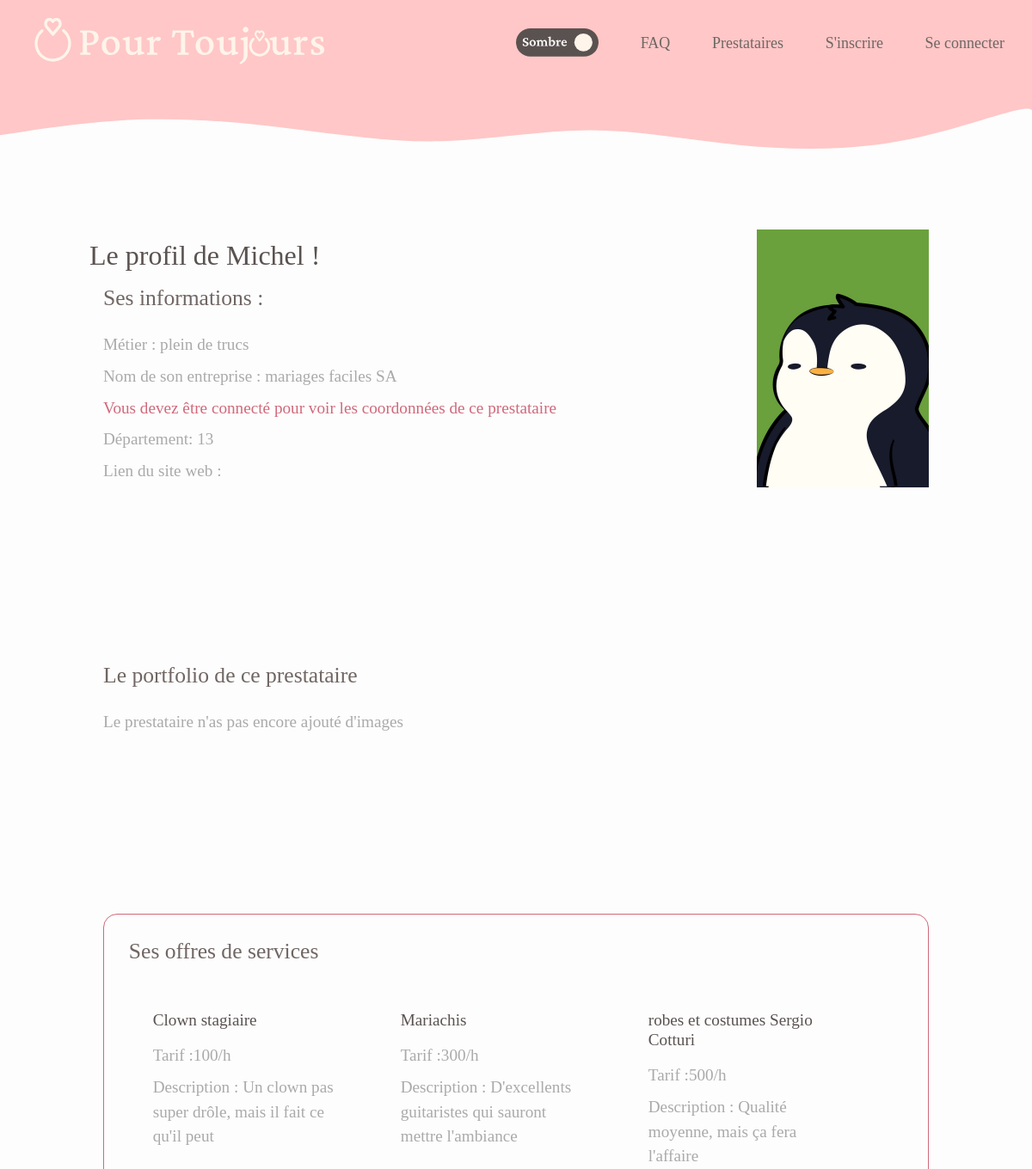
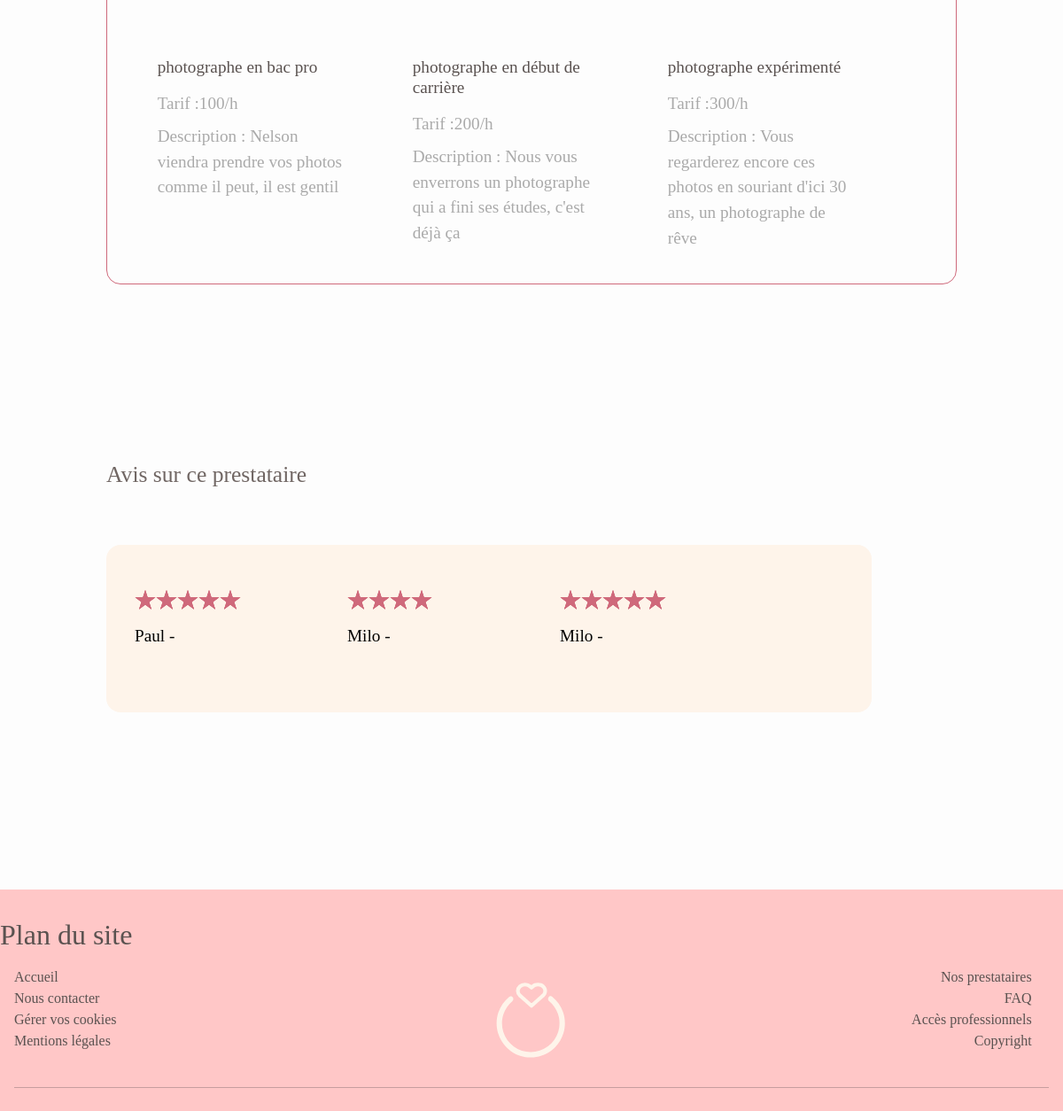
/pro_profile_for_user.php?pro=4, run on the app's committed database (2 pictures, top to bottom).
### tables this page shows
CREATE TABLE PRESTATAIRE(
	id INTEGER PRIMARY KEY auto_increment,
	nomEntreprise VARCHAR(30),
	telPro CHAR(10),
	emailPro VARCHAR(60),
	metier VARCHAR(20),
	description VARCHAR(255),
	photoProfil VARCHAR(40) DEFAULT 'default_pp.jpg',
	lienSiteWeb VARCHAR(100),
	signature VARCHAR(100),
	personne INTEGER NOT NULL UNIQUE REFERENCES PERSONNE(id)
);

CREATE TABLE PERSONNE(
	id INTEGER PRIMARY KEY auto_increment,
	nomComplet VARCHAR(70),
	nomPrefere VARCHAR(50),
	date_naissance DATE,
	genre CHAR(1),
	email VARCHAR(60),
	mot_de_passe VARCHAR(255),
	numero_tel CHAR(10),
	departement CHAR(3),
	cle INTEGER,
	confirme INTEGER DEFAULT 0,
	date_inscription DATETIME DEFAULT NOW(),
	estAdmin TINYINT(1) DEFAULT 0
);

CREATE TABLE SERVICE(
	id INTEGER PRIMARY KEY auto_increment,
	nom VARCHAR(40),
	type CHAR(1),
	tarif FLOAT,
	description VARCHAR(100),
	prestataire INTEGER NOT NULL REFERENCES PRESTATAIRE(id)
);

### pro_profile_for_user.php (the view, shortened to what this page needs)
<!DOCTYPE html>
<html>
    <head>
        <?php include('includes/common_head.php'); ?>
        <link rel="stylesheet" href="style/pro_profile.css">
    </head>
    <body>
        <?php include('includes/header.php'); ?>
        <main>
            <?php
                    $welcome_title = 'Le profil de ';
                    $info_det = 'Ses';
                    $company_det = "son";
                    $id_presta = htmlspecialchars($_GET['pro']);
                    if (isset($id_presta)){
                        $q = 'SELECT nomPrefere, email, departement, nomEntreprise, emailPro, telPro, metier, photoProfil, lienSiteWeb FROM prestataire INNER JOIN PERSONNE ON PRESTATAIRE.personne = PERSONNE.id WHERE PRESTATAIRE.id = :id';
                        $req = $bdd->prepare($q);
                        $req->execute(['id' => $id_presta]);
                        $results = $req->fetchAll(PDO::FETCH_ASSOC);
                    } else {
                        header('location:search_pro.php?message=Il y a eu une erreur, veuillez réessayer');
                        exit;
                    }
            ?>
            <section id="profile">
                <div>
                    <?php
                         if (isLogged()){
                            echo ' <h2>' . $welcome_title . $results[0]['nomPrefere'] .' !<a href="control_pannel.php?page=messages&destinataire='. $results[0]['email'] . '"><img src="images/presta_contact_icon.svg"></a></h2>';
                         } else {
                             echo ' <h2>' . $welcome_title . $results[0]['nomPrefere'] .' !</h2>';
                         }
                    echo '
                            <h3>' . $info_det .' informations :</h3>
                            <p>Métier : ' . $results[0]['metier'] .'</p>
                            <p>Nom de '. $company_det . ' entreprise : ' . $results[0]['nomEntreprise']  .'</p>';
                        if (isLogged()){
                            echo '<p>Email : ' . $results[0]['emailPro'] . '</p>
                            <p>Tel pro : '. $results[0]['telPro'] .'</p>';
                        } else {
                            echo '<p id="message">Vous devez être connecté pour voir les coordonnées de ce prestataire</p>';
                        }
                    echo '<p>Département: ' . $results[0]['departement'] . '</p>
                    <p>Lien du site web : <a target="_blank" href="'. $results[0]['lienSiteWeb'] . '">' .$results[0]['lienSiteWeb']. '</a></p>
                    ';
                    ?>
                </div>
                <?= '<img src="images/prestataires/' . $results[0]['photoProfil']. '">' ;?>
            </section>
            <section id="portfolio">
                <h3>Le portfolio de ce prestataire</h3>
                <div id="show_portfolio">
                    <?php
                        $q ='SELECT id, nom, description FROM PORTFOLIO_IMAGES WHERE prestataire = :id';
                        $req = $bdd->prepare($q);
                        $req -> execute([
                            'id' => $id_presta
                    ]);
                    $results = $req->fetchAll(PDO::FETCH_ASSOC);
                    if(count($results) == 0){
                        echo '<p>Le prestataire n\'as pas encore ajouté d\'images</p>';
                    }
                    ?>
            </section>
            <section id="services">
                <h3>Ses offres de services</h3>
                <div id="show_services">
                    <?php
                        $q ='SELECT id,nom,tarif,description,prestataire FROM SERVICE WHERE prestataire = :id';
                        $req = $bdd->prepare($q);
                        $req -> execute([
                            'id' => $id_presta
                    ]);
                    $results = $req->fetchAll(PDO::FETCH_ASSOC);
                    foreach($results as $key => $service){
                        echo '
                        <div class="service-card">
                        <h4>'. $service['nom'].'</h4>
                        <p>Tarif :'. $service['tarif'].'/h</p>
                        <p>Description : '. $service['description'].'</p>
                        </div>
                        ';
                    }
                    ?>
                 </div>
            </section>
            <h3>Avis sur ce prestataire</h3>
            <section id="reviews">
            <?php
                $q = 'SELECT (SELECT nomPrefere FROM personne WHERE id = utilisateur) AS nom_client, note, contenu, date_envoi FROM COMMENTAIRE WHERE prestataire = :prestataire' ;
                $req = $bdd->prepare($q);
                $req -> execute([
                    'prestataire' => $id_presta
                ]);
                $result = $req -> fetchAll(PDO::FETCH_ASSOC);
                    foreach($result as $key => $commentaire){
                        echo '
                            <div>
                            <p class="comment">'. $commentaire['contenu']. '</p>
                            <div class="rating">';
                                for($i = 0; $i<$commentaire['note']; $i++){
                                echo '<img src="images/rating_red_star.svg">';
                                }
                        echo '</div>
                            <p>'. $commentaire['nom_client']. ' - ' . $commentaire['date_envoi'] . '</p>
                        </div>';
                    }
            ?>
            </section>
        </main>
        <?php include('includes/footer.php'); ?>
    </body>
</html>

### style/index.css (style rules this page uses)
* { box-sizing: border-box; }
body { margin: 0; background-color: var(--dark_white); }
html { font-size: 16px; }
body { font-family: 'Crimson Pro'; }
main { min-height: 100vh; }
h2 { margin: 16px 0; color : var(--dark_grey) ; text-align: center; font-size: 1.7rem; }
h3 { text-align: center; font-size: 1.2rem; font-weight: bold; color: var(--grey2); }
p { font-size: 1.2rem; font-weight: bold; color: var(--grey2); }
main { padding: 0 10vw; }
section { margin-bottom: 150px; }
@media screen and (min-width: 900px) { section { margin: 200px 0; } }

### style/pro_profile.css (style rules this page uses)
section { margin-top: 64px; }
h2 { margin-left: -16px; font-size: 2rem; text-align: left; }
h3 { margin-bottom: 24px; text-align: left; font-size: 1.6rem; font-weight: normal; }
h4 { font-size: 1.2rem; margin-bottom: 16px; color: var(--dark_grey) }
p#message { color : var(--dark_pink) ; }
p { margin-bottom: 8px; color: #aaa; font-weight: normal; }
#profile { display: flex; flex-direction: column; justify-content: space-between; }
#profile > img { height: 300px; width: 200px; align-self: center; object-fit : cover; }
@media screen and (min-width: 700px) { #profile { flex-direction: row; } }
@media screen and (min-width: 700px) { #profile > img { height: 300px; width: 200px; object-fit : cover; } }
#services { border :var(--dark_pink) solid 1px; border-radius: 16px; -webkit-border-radius: 16px; -moz-border-radius: 16px; -ms-border-radius: 16px; -o-border-radius: 16px; padding-left: 3%; PADDING-TOP: 3% }
#services > div { display: flex; flex-wrap: wrap; }
#services > div > div { width: 100%; margin-bottom: 64px; padding-right: 2%; }
@media screen and (min-width: 700px) { #services > div > div { width: 44%; margin: 3%; } }
@media screen and (min-width: 1000px) { #services > div > div { width: 25%; margin: 3% } }
#show_portfolio { display: flex; align-items: center; overflow-x: scroll; }
#reviews { padding: 32px; background-color: var(--beige); border-radius: 16px; -webkit-border-radius: 16px; -moz-border-radius: 16px; -ms-border-radius: 16px; -o-border-radius: 16px; }
#reviews p { color: black; }
#reviews { display: flex; overflow-x: scroll; width: 100%; flex-direction: row; }
#reviews > div { margin-bottom: 32px; min-width:120%; }
.rating { margin: 16px 0; }
@media screen and (min-width: 700px) { #reviews { width : 70vw; } }
@media screen and (min-width: 700px) { #reviews > div { min-width: 55%; } }
@media screen and (min-width: 1000px) { #reviews { width : 90%; } }
@media screen and (min-width: 1000px) { #reviews > div { min-width: 30%; } }

### style/colors.css (style rules this page uses)
:root { --light_pink : #FFC7C7 ; --beige : #FEF4EA; --dark_white : #FDFDFD ; --dark_pink : #CF697B; --dark-grey : #5A5250; --grey2 : #706663; --place_holder : #aaaaaa; --transparent_grey :#ADA9A8 ; }
.lightmode { --light_pink : #FFC7C7 ; --beige : #FEF4EA; --dark_white : #FDFDFD ; --dark_pink : #CF697B; --dark_grey : #5A5250; --grey2 : #706663; --place_holder : #aaaaaa; --transparent_grey :#ADA9A8 ; }

### data on the page
prestataire: personne.nomPrefere "Michel", metier "plein de trucs", nomEntreprise "mariages faciles SA", personne.departement "13", photoProfil (placeholder picture)
service: nom "Clown stagiaire", tarif "100", description "Un clown pas super drôle, mais il fait ce qu'il peut"
service: nom "Mariachis", tarif "300", description "D'excellents guitaristes qui sauront mettre l'ambiance"
service: nom "robes et costumes Sergio Cotturi", tarif "500", description "Qualité moyenne, mais ça fera l'affaire"
service: nom "photographe en bac pro", tarif "100", description "Nelson viendra prendre vos photos comme il peut, il est gentil"
service: nom "photographe en début de carrière", tarif "200", description "Nous vous enverrons un photographe qui a fini ses études, c'est déjà ça"
service: nom "photographe expérimenté", tarif "300", description "Vous regarderez encore ces photos en souriant d'ici 30 ans, un photographe de rêve"

### other printed values
$welcome_title "Le profil de"
$info_det "Ses"
$company_det "son"
$commentaire['nom_client'] "Paul"
$commentaire['nom_client'] "Milo"
